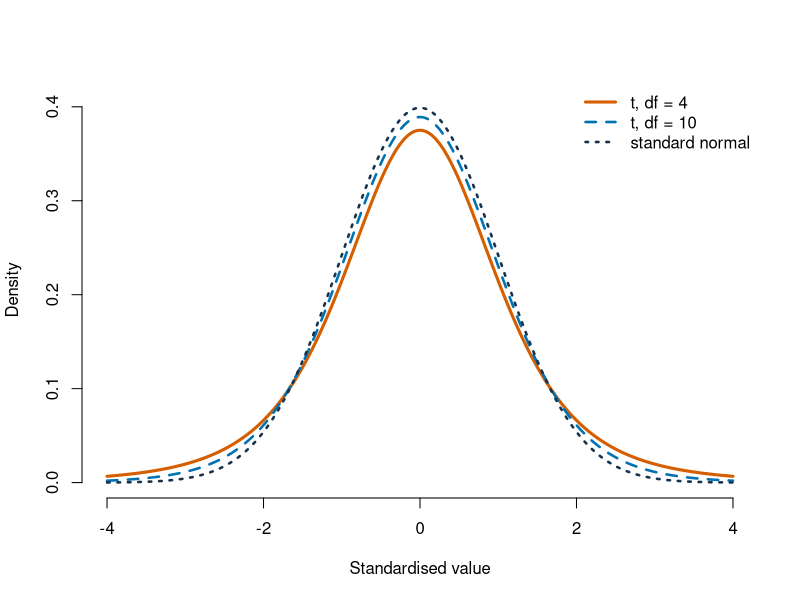
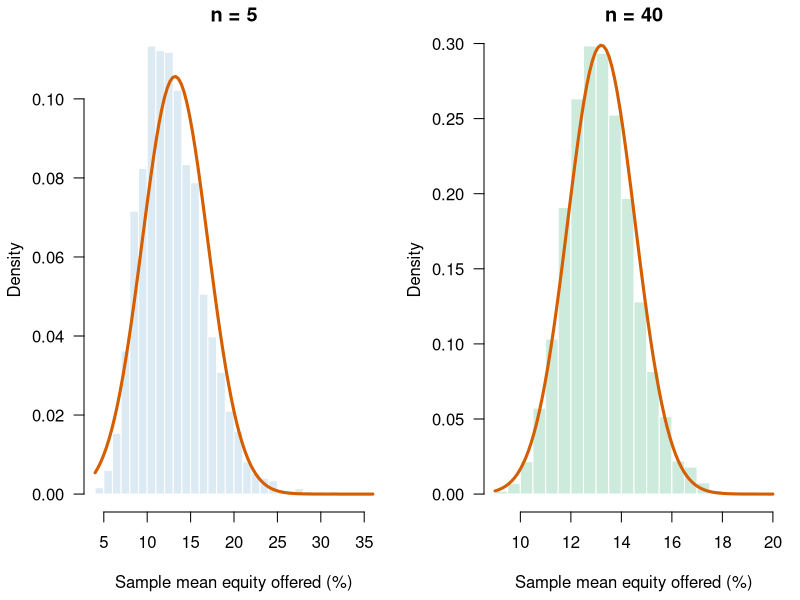

Generate these figures, in order, with R:
## ---- chunk 1
knitr::opts_chunk$set(echo = TRUE, message = FALSE, warning = FALSE,
                      fig.width = 7, fig.height = 4.5)
sharks <- read.csv("data/shark_tank_teaching.csv", stringsAsFactors = FALSE)
mu_equity <- mean(sharks$equity_offered_pct)
sigma_equity <- sqrt(mean((sharks$equity_offered_pct - mu_equity)^2))
p_deal <- mean(sharks$deal_on_show)
## ---- chunk 2
t_grid <- seq(-4, 4, length.out = 800)
plot(
  t_grid,
  dt(t_grid, df = 4),
  type = "l",
  lwd = 3,
  col = "#D55E00",
  bty = "n",
  xlab = "Standardised value",
  ylab = "Density",
  ylim = c(0, 0.41)
)
lines(t_grid, dt(t_grid, df = 10), lwd = 2.5,
      col = "#0072B2", lty = 2)
lines(t_grid, dnorm(t_grid), lwd = 2.5,
      col = "#17324D", lty = 3)
legend(
  "topright",
  c("t, df = 4", "t, df = 10", "standard normal"),
  col = c("#D55E00", "#0072B2", "#17324D"),
  lwd = c(3, 2.5, 2.5),
  lty = c(1, 2, 3),
  bty = "n"
)
## ---- chunk 3
set.seed(208)
B <- 5000
means_5 <- replicate(B, mean(sample(sharks$equity_offered_pct, 5,
                                    replace = TRUE)))
means_40 <- replicate(B, mean(sample(sharks$equity_offered_pct, 40,
                                     replace = TRUE)))

old_par <- par(no.readonly = TRUE)
par(mfrow = c(1, 2), mar = c(4.4, 4.2, 1.4, 0.8), las = 1)
hist(means_5, breaks = 35, probability = TRUE, col = "#DCEAF3",
     border = "white", bty = "n", main = "n = 5",
     xlab = "Sample mean equity offered (%)", ylab = "Density")
curve(dnorm(x, mu_equity, sigma_equity / sqrt(5)), add = TRUE,
      col = "#D55E00", lwd = 3)
hist(means_40, breaks = 35, probability = TRUE, col = "#CDEBDD",
     border = "white", bty = "n", main = "n = 40",
     xlab = "Sample mean equity offered (%)", ylab = "Density")
curve(dnorm(x, mu_equity, sigma_equity / sqrt(40)), add = TRUE,
      col = "#D55E00", lwd = 3)
par(old_par)
## ---- chunk 4
c(
  SE_mean_n_25 = sigma_equity / sqrt(25),
  SE_mean_n_100 = sigma_equity / sqrt(100),
  SE_deal_proportion_n_100 = sqrt(p_deal * (1 - p_deal) / 100)
)
